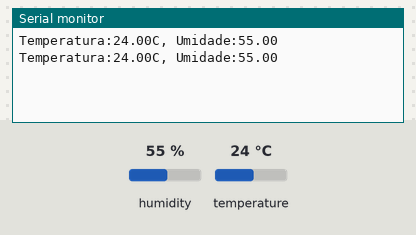
Bench run of a sketch on a simulated Arduino Uno, built with avr-gcc and run on an emulated ATmega328P. Shown: the last lines printed to the serial monitor. Inputs (shaded band) come from the test bench; at power-on: humidity 55 %, temperature 24 °C.

Above: at 4.8 s.
4.9 s: humidity set to 13 %
At 6.8 s:
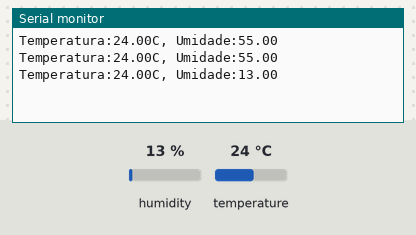
7.9 s: humidity set to 10 %
At 8.7 s:
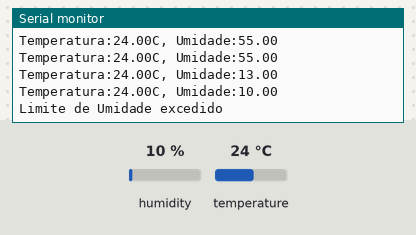
Timing chart, 0 to 10.9 s (numbered marks = the images above; inputs shaded):
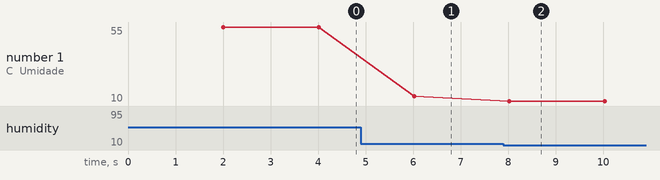

The sketch:

Projeto-Temperatura-Umidade.ino
```cpp
#include <DHT.h>

#define DHTPIN 7 //Pino conectado ao DHT22
#define DHTTYPE DHT22
DHT dht(DHTPIN, DHTTYPE);

float tempMin = 10.0;
float tempMax = 70.0;
float umidMin = 12.0;
float umidMax = 90;

void setup() {
  Serial.begin(9600);
  dht.begin();

}

void loop() {
  delay(2000);

  float temperatura = dht.readTemperature();
  float umidade = dht.readHumidity();

  bool alertaTemp (temperatura < tempMin || temperatura > tempMax);
  bool alertaUmid (umidade < umidMin || umidade > umidMax);

  Serial.print("Temperatura:");
  Serial.print(temperatura);
  Serial.print("C, Umidade:");
  Serial.println(umidade);

  if(alertaTemp){
    Serial.println("Limite de temperatura excedido");
  }

  if(alertaUmid){
    Serial.println("Limite de Umidade excedido");
  }

}
```

Measured:
- the behaviour switches between 12 and 11 % on humidity (found by bisection; images 1 and 2)
- after the input at 4.9 s, the serial monitor: prints a new line after 1.1 s (image 1)
- after the input at 7.9 s, the serial monitor: prints a new line after 0.12 s (image 2)
- plotted number 1: 55 → 13 after the input at 4.9 s, 13 → 10 after the input at 7.9 s
